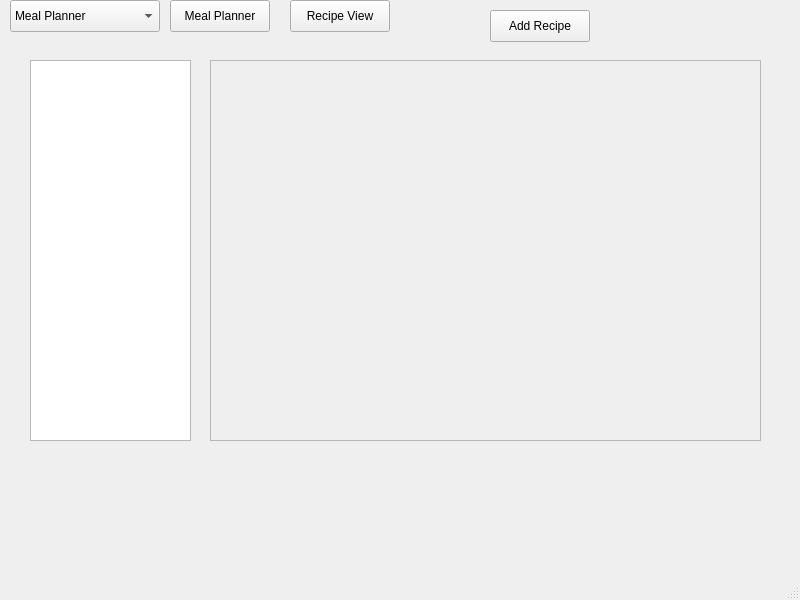
<?xml version="1.0" encoding="UTF-8"?>
<ui version="4.0">
 <class>MainWindow</class>
 <widget class="QMainWindow" name="MainWindow">
  <property name="geometry">
   <rect>
    <x>0</x>
    <y>0</y>
    <width>800</width>
    <height>600</height>
   </rect>
  </property>
  <property name="windowTitle">
   <string>MainWindow</string>
  </property>
  <widget class="QWidget" name="Weekview">
   <widget class="QStackedWidget" name="stackedWidget">
    <property name="geometry">
     <rect>
      <x>10</x>
      <y>40</y>
      <width>771</width>
      <height>441</height>
     </rect>
    </property>
    <property name="currentIndex">
     <number>1</number>
    </property>
    <widget class="QWidget" name="Meal_Planner">
     <widget class="QWidget" name="horizontalLayoutWidget">
      <property name="geometry">
       <rect>
        <x>10</x>
        <y>0</y>
        <width>761</width>
        <height>441</height>
       </rect>
      </property>
      <layout class="QHBoxLayout" name="horizontalLayout">
       <item>
        <widget class="QGroupBox" name="Monday_4">
         <property name="title">
          <string>Monday</string>
         </property>
        </widget>
       </item>
       <item>
        <widget class="QGroupBox" name="Tuesday_4">
         <property name="title">
          <string>Tuesday</string>
         </property>
        </widget>
       </item>
       <item>
        <widget class="QGroupBox" name="Wednesday_4">
         <property name="enabled">
          <bool>true</bool>
         </property>
         <property name="title">
          <string>Wednesday</string>
         </property>
        </widget>
       </item>
       <item>
        <widget class="QGroupBox" name="Thursday_4">
         <property name="title">
          <string>Thursday</string>
         </property>
        </widget>
       </item>
       <item>
        <widget class="QGroupBox" name="Fri">
         <property name="title">
          <string>Friday</string>
         </property>
        </widget>
       </item>
       <item>
        <widget class="QGroupBox" name="Sat">
         <property name="title">
          <string>Saturday</string>
         </property>
        </widget>
       </item>
       <item>
        <widget class="QGroupBox" name="Sunday_4">
         <property name="title">
          <string>Sunday</string>
         </property>
        </widget>
       </item>
      </layout>
     </widget>
    </widget>
    <widget class="QWidget" name="Recipe_Finder">
     <widget class="QListView" name="InventoryView">
      <property name="geometry">
       <rect>
        <x>20</x>
        <y>20</y>
        <width>161</width>
        <height>381</height>
       </rect>
      </property>
     </widget>
     <widget class="QScrollArea" name="CardsLayout">
      <property name="geometry">
       <rect>
        <x>200</x>
        <y>20</y>
        <width>551</width>
        <height>381</height>
       </rect>
      </property>
      <property name="widgetResizable">
       <bool>true</bool>
      </property>
      <widget class="QWidget" name="addWidget">
       <property name="geometry">
        <rect>
         <x>0</x>
         <y>0</y>
         <width>549</width>
         <height>379</height>
        </rect>
       </property>
       <layout class="QVBoxLayout" name="CardsLayout_2">
        <item>
         <widget class="QWidget" name="verticalWidget" native="true">
          <layout class="QVBoxLayout" name="verticalLayout"/>
         </widget>
        </item>
       </layout>
      </widget>
     </widget>
    </widget>
   </widget>
   <widget class="QComboBox" name="comboBox_2">
    <property name="geometry">
     <rect>
      <x>10</x>
      <y>0</y>
      <width>150</width>
      <height>32</height>
     </rect>
    </property>
    <property name="minimumSize">
     <size>
      <width>150</width>
      <height>0</height>
     </size>
    </property>
    <item>
     <property name="text">
      <string>Meal Planner</string>
     </property>
    </item>
    <item>
     <property name="text">
      <string>Recipe Finder</string>
     </property>
    </item>
   </widget>
   <widget class="QPushButton" name="MealPlanner">
    <property name="geometry">
     <rect>
      <x>170</x>
      <y>0</y>
      <width>100</width>
      <height>32</height>
     </rect>
    </property>
    <property name="text">
     <string>Meal Planner</string>
    </property>
   </widget>
   <widget class="QPushButton" name="RecipeView">
    <property name="geometry">
     <rect>
      <x>290</x>
      <y>0</y>
      <width>100</width>
      <height>32</height>
     </rect>
    </property>
    <property name="text">
     <string>Recipe View</string>
    </property>
   </widget>
   <widget class="QPushButton" name="add">
    <property name="geometry">
     <rect>
      <x>490</x>
      <y>10</y>
      <width>100</width>
      <height>32</height>
     </rect>
    </property>
    <property name="text">
     <string>Add Recipe</string>
    </property>
   </widget>
  </widget>
  <widget class="QMenuBar" name="menubar">
   <property name="geometry">
    <rect>
     <x>0</x>
     <y>0</y>
     <width>800</width>
     <height>22</height>
    </rect>
   </property>
  </widget>
  <widget class="QStatusBar" name="statusbar"/>
 </widget>
 <resources/>
 <connections>
  <connection>
   <sender>comboBox_2</sender>
   <signal>currentIndexChanged(int)</signal>
   <receiver>stackedWidget</receiver>
   <slot>setCurrentIndex(int)</slot>
   <hints>
    <hint type="sourcelabel">
     <x>73</x>
     <y>36</y>
    </hint>
    <hint type="destinationlabel">
     <x>118</x>
     <y>67</y>
    </hint>
   </hints>
  </connection>
 </connections>
</ui>
